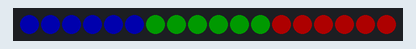
Recording of a sketch running on a simulated Arduino Uno, built with avr-gcc and run on an emulated ATmega328P. Shown: 18 RGB LEDs in strip order, left to right. Dim RGB values are drawn brighter than linear.

Above: at 0.1 s.
At 126.1 s:
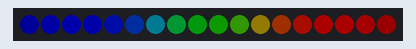

The sketch:

blur.ino
```cpp
#include <FastLED.h>

#define NUM_LEDS  18
#define LED_PIN   2

CRGB leds[NUM_LEDS];

void setup() {
  FastLED.addLeds<WS2812B, LED_PIN, GRB>(leds, NUM_LEDS);
  FastLED.setBrightness(50);

  resetStrip();
}

void loop() {

  EVERY_N_SECONDS(2) {
    for (int i = 0; i < 4; i++) {
      blur1d(leds, NUM_LEDS, 150);
    }
  }

  EVERY_N_SECONDS(4) {
    resetStrip();
  }

  FastLED.show();
}

void resetStrip() {
  // Fill strip with R, G and B stripes
  fill_solid(leds, NUM_LEDS, CRGB::Red);
  fill_solid(leds, (NUM_LEDS / 3) * 2, CRGB::Green);
  fill_solid(leds, (NUM_LEDS / 3), CRGB::Blue);
}
```

Measured:
- what the display in image 1 shows lasts 2.0 s, from 126.0 s to 128.0 s
